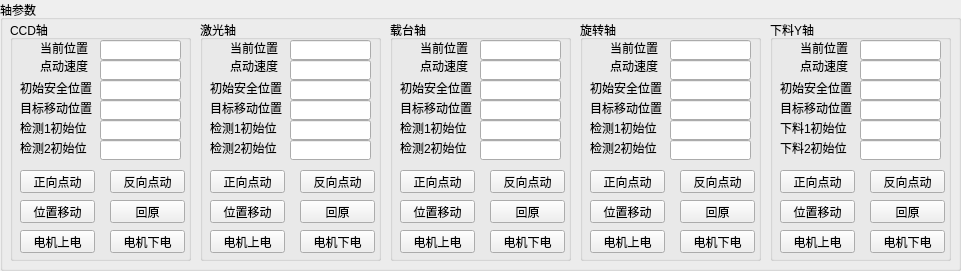
       <widget class="QGroupBox" name="groupBox">
        <property name="geometry">
         <rect>
          <x>10</x>
          <y>20</y>
          <width>961</width>
          <height>271</height>
         </rect>
        </property>
        <property name="title">
         <string>轴参数</string>
        </property>
        <widget class="QGroupBox" name="groupBox_17">
         <property name="geometry">
          <rect>
           <x>10</x>
           <y>20</y>
           <width>181</width>
           <height>241</height>
          </rect>
         </property>
         <property name="title">
          <string>CCD轴</string>
         </property>
         <widget class="QPushButton" name="pushButtonPoweroffCcd">
          <property name="geometry">
           <rect>
            <x>100</x>
            <y>210</y>
            <width>75</width>
            <height>23</height>
           </rect>
          </property>
          <property name="text">
           <string>电机下电</string>
          </property>
         </widget>
         <widget class="QLabel" name="label_6">
          <property name="geometry">
           <rect>
            <x>30</x>
            <y>20</y>
            <width>61</width>
            <height>16</height>
           </rect>
          </property>
          <property name="text">
           <string>当前位置</string>
          </property>
         </widget>
         <widget class="QLineEdit" name="lineEdit_13">
          <property name="geometry">
           <rect>
            <x>90</x>
            <y>60</y>
            <width>81</width>
            <height>20</height>
           </rect>
          </property>
         </widget>
         <widget class="QPushButton" name="pushButtonHomeCcd">
          <property name="geometry">
           <rect>
            <x>100</x>
            <y>180</y>
            <width>75</width>
            <height>23</height>
           </rect>
          </property>
          <property name="text">
           <string>回原</string>
          </property>
         </widget>
         <widget class="QPushButton" name="pushButtonPoweronCcd">
          <property name="geometry">
           <rect>
            <x>10</x>
            <y>210</y>
            <width>75</width>
            <height>23</height>
           </rect>
          </property>
          <property name="text">
           <string>电机上电</string>
          </property>
         </widget>
         <widget class="QLabel" name="label_8">
          <property name="geometry">
           <rect>
            <x>30</x>
            <y>40</y>
            <width>54</width>
            <height>12</height>
           </rect>
          </property>
          <property name="text">
           <string>点动速度</string>
          </property>
         </widget>
         <widget class="QLineEdit" name="lineEditTargetPositionCcd">
          <property name="geometry">
           <rect>
            <x>90</x>
            <y>80</y>
            <width>81</width>
            <height>20</height>
           </rect>
          </property>
         </widget>
         <widget class="QPushButton" name="pushButtonNjogCcd">
          <property name="geometry">
           <rect>
            <x>100</x>
            <y>150</y>
            <width>75</width>
            <height>23</height>
           </rect>
          </property>
          <property name="text">
           <string>反向点动</string>
          </property>
          <property name="autoRepeat">
           <bool>true</bool>
          </property>
         </widget>
         <widget class="QLineEdit" name="lineEditJogSpeedCcd">
          <property name="geometry">
           <rect>
            <x>90</x>
            <y>40</y>
            <width>81</width>
            <height>20</height>
           </rect>
          </property>
         </widget>
         <widget class="QLabel" name="label_7">
          <property name="geometry">
           <rect>
            <x>10</x>
            <y>80</y>
            <width>81</width>
            <height>16</height>
           </rect>
          </property>
          <property name="text">
           <string>目标移动位置</string>
          </property>
         </widget>
         <widget class="QPushButton" name="pushButtonPjogCcd">
          <property name="geometry">
           <rect>
            <x>10</x>
            <y>150</y>
            <width>75</width>
            <height>23</height>
           </rect>
          </property>
          <property name="text">
           <string>正向点动</string>
          </property>
          <property name="autoRepeat">
           <bool>true</bool>
          </property>
         </widget>
         <widget class="QLineEdit" name="lineEditCurPositionCcd">
          <property name="geometry">
           <rect>
            <x>90</x>
            <y>20</y>
            <width>81</width>
            <height>20</height>
           </rect>
          </property>
         </widget>
         <widget class="QLabel" name="label_16">
          <property name="geometry">
           <rect>
            <x>10</x>
            <y>60</y>
            <width>81</width>
            <height>16</height>
           </rect>
          </property>
          <property name="text">
           <string>初始安全位置</string>
          </property>
         </widget>
         <widget class="QPushButton" name="pushButtonMoveCcd">
          <property name="geometry">
           <rect>
            <x>10</x>
            <y>180</y>
            <width>75</width>
            <height>23</height>
           </rect>
          </property>
          <property name="text">
           <string>位置移动</string>
          </property>
         </widget>
         <widget class="QLineEdit" name="lineEdit_30">
          <property name="geometry">
           <rect>
            <x>90</x>
            <y>100</y>
            <width>81</width>
            <height>20</height>
           </rect>
          </property>
         </widget>
         <widget class="QLineEdit" name="lineEdit_31">
          <property name="geometry">
           <rect>
            <x>90</x>
            <y>120</y>
            <width>81</width>
            <height>20</height>
           </rect>
          </property>
         </widget>
         <widget class="QLabel" name="label">
          <property name="geometry">
           <rect>
            <x>10</x>
            <y>100</y>
            <width>71</width>
            <height>16</height>
           </rect>
          </property>
          <property name="text">
           <string>检测1初始位</string>
          </property>
         </widget>
         <widget class="QLabel" name="label_2">
          <property name="geometry">
           <rect>
            <x>10</x>
            <y>120</y>
            <width>71</width>
            <height>16</height>
           </rect>
          </property>
          <property name="text">
           <string>检测2初始位</string>
          </property>
         </widget>
        </widget>
        <widget class="QGroupBox" name="groupBox_18">
         <property name="geometry">
          <rect>
           <x>200</x>
           <y>20</y>
           <width>181</width>
           <height>241</height>
          </rect>
         </property>
         <property name="title">
          <string>激光轴</string>
         </property>
         <widget class="QPushButton" name="pushButtonNjogLaser">
          <property name="geometry">
           <rect>
            <x>100</x>
            <y>150</y>
            <width>75</width>
            <height>23</height>
           </rect>
          </property>
          <property name="text">
           <string>反向点动</string>
          </property>
          <property name="autoRepeat">
           <bool>true</bool>
          </property>
         </widget>
         <widget class="QLabel" name="label_23">
          <property name="geometry">
           <rect>
            <x>10</x>
            <y>80</y>
            <width>81</width>
            <height>16</height>
           </rect>
          </property>
          <property name="text">
           <string>目标移动位置</string>
          </property>
         </widget>
         <widget class="QLineEdit" name="lineEditCurPositionLaser">
          <property name="geometry">
           <rect>
            <x>90</x>
            <y>20</y>
            <width>81</width>
            <height>20</height>
           </rect>
          </property>
         </widget>
         <widget class="QPushButton" name="pushButtonPjogLaser">
          <property name="geometry">
           <rect>
            <x>10</x>
            <y>150</y>
            <width>75</width>
            <height>23</height>
           </rect>
          </property>
          <property name="text">
           <string>正向点动</string>
          </property>
          <property name="autoRepeat">
           <bool>true</bool>
          </property>
         </widget>
         <widget class="QPushButton" name="pushButtonHomeLaser">
          <property name="geometry">
           <rect>
            <x>100</x>
            <y>180</y>
            <width>75</width>
            <height>23</height>
           </rect>
          </property>
          <property name="text">
           <string>回原</string>
          </property>
         </widget>
         <widget class="QLineEdit" name="lineEdit_15">
          <property name="geometry">
           <rect>
            <x>90</x>
            <y>60</y>
            <width>81</width>
            <height>20</height>
           </rect>
          </property>
         </widget>
         <widget class="QLabel" name="label_24">
          <property name="geometry">
           <rect>
            <x>30</x>
            <y>40</y>
            <width>54</width>
            <height>12</height>
           </rect>
          </property>
          <property name="text">
           <string>点动速度</string>
          </property>
         </widget>
         <widget class="QLabel" name="label_25">
          <property name="geometry">
           <rect>
            <x>10</x>
            <y>60</y>
            <width>81</width>
            <height>16</height>
           </rect>
          </property>
          <property name="text">
           <string>初始安全位置</string>
          </property>
         </widget>
         <widget class="QLineEdit" name="lineEditTargetPositionLaser">
          <property name="geometry">
           <rect>
            <x>90</x>
            <y>80</y>
            <width>81</width>
            <height>20</height>
           </rect>
          </property>
         </widget>
         <widget class="QPushButton" name="pushButtonPoweroffLaser">
          <property name="geometry">
           <rect>
            <x>100</x>
            <y>210</y>
            <width>75</width>
            <height>23</height>
           </rect>
          </property>
          <property name="text">
           <string>电机下电</string>
          </property>
         </widget>
         <widget class="QLabel" name="label_26">
          <property name="geometry">
           <rect>
            <x>30</x>
            <y>20</y>
            <width>61</width>
            <height>16</height>
           </rect>
          </property>
          <property name="text">
           <string>当前位置</string>
          </property>
         </widget>
         <widget class="QPushButton" name="pushButtonMoveLaser">
          <property name="geometry">
           <rect>
            <x>10</x>
            <y>180</y>
            <width>75</width>
            <height>23</height>
           </rect>
          </property>
          <property name="text">
           <string>位置移动</string>
          </property>
         </widget>
         <widget class="QPushButton" name="pushButtonPoweronLaser">
          <property name="geometry">
           <rect>
            <x>10</x>
            <y>210</y>
            <width>75</width>
            <height>23</height>
           </rect>
          </property>
          <property name="text">
           <string>电机上电</string>
          </property>
         </widget>
         <widget class="QLineEdit" name="lineEditJogSpeedLaser">
          <property name="geometry">
           <rect>
            <x>90</x>
            <y>40</y>
            <width>81</width>
            <height>20</height>
           </rect>
          </property>
         </widget>
         <widget class="QLineEdit" name="lineEdit_32">
          <property name="geometry">
           <rect>
            <x>90</x>
            <y>120</y>
            <width>81</width>
            <height>20</height>
           </rect>
          </property>
         </widget>
         <widget class="QLineEdit" name="lineEdit_33">
          <property name="geometry">
           <rect>
            <x>90</x>
            <y>100</y>
            <width>81</width>
            <height>20</height>
           </rect>
          </property>
         </widget>
         <widget class="QLabel" name="label_3">
          <property name="geometry">
           <rect>
            <x>10</x>
            <y>100</y>
            <width>71</width>
            <height>16</height>
           </rect>
          </property>
          <property name="text">
           <string>检测1初始位</string>
          </property>
         </widget>
         <widget class="QLabel" name="label_4">
          <property name="geometry">
           <rect>
            <x>10</x>
            <y>120</y>
            <width>71</width>
            <height>16</height>
           </rect>
          </property>
          <property name="text">
           <string>检测2初始位</string>
          </property>
         </widget>
        </widget>
        <widget class="QGroupBox" name="groupBox_19">
         <property name="geometry">
          <rect>
           <x>390</x>
           <y>20</y>
           <width>181</width>
           <height>241</height>
          </rect>
         </property>
         <property name="title">
          <string>载台轴</string>
         </property>
         <widget class="QLineEdit" name="lineEditCurPositionPlatform">
          <property name="geometry">
           <rect>
            <x>90</x>
            <y>20</y>
            <width>81</width>
            <height>20</height>
           </rect>
          </property>
         </widget>
         <widget class="QPushButton" name="pushButtonPjogPlatform">
          <property name="geometry">
           <rect>
            <x>10</x>
            <y>150</y>
            <width>75</width>
            <height>23</height>
           </rect>
          </property>
          <property name="text">
           <string>正向点动</string>
          </property>
          <property name="autoRepeat">
           <bool>true</bool>
          </property>
         </widget>
         <widget class="QPushButton" name="pushButtonNjogPlatform">
          <property name="geometry">
           <rect>
            <x>100</x>
            <y>150</y>
            <width>75</width>
            <height>23</height>
           </rect>
          </property>
          <property name="text">
           <string>反向点动</string>
          </property>
          <property name="autoRepeat">
           <bool>true</bool>
          </property>
         </widget>
         <widget class="QLineEdit" name="lineEdit_19">
          <property name="geometry">
           <rect>
            <x>90</x>
            <y>60</y>
            <width>81</width>
            <height>20</height>
           </rect>
          </property>
         </widget>
         <widget class="QLabel" name="label_27">
          <property name="geometry">
           <rect>
            <x>30</x>
            <y>20</y>
            <width>61</width>
            <height>16</height>
           </rect>
          </property>
          <property name="text">
           <string>当前位置</string>
          </property>
         </widget>
         <widget class="QLineEdit" name="lineEditTargetPositionPlatform">
          <property name="geometry">
           <rect>
            <x>90</x>
            <y>80</y>
            <width>81</width>
            <height>20</height>
           </rect>
          </property>
         </widget>
         <widget class="QPushButton" name="pushButtonHomePlatform">
          <property name="geometry">
           <rect>
            <x>100</x>
            <y>180</y>
            <width>75</width>
            <height>23</height>
           </rect>
          </property>
          <property name="text">
           <string>回原</string>
          </property>
         </widget>
         <widget class="QPushButton" name="pushButtonPoweroffPlatform">
          <property name="geometry">
           <rect>
            <x>100</x>
            <y>210</y>
            <width>75</width>
            <height>23</height>
           </rect>
          </property>
          <property name="text">
           <string>电机下电</string>
          </property>
         </widget>
         <widget class="QLineEdit" name="lineEditJogSpeedPlatform">
          <property name="geometry">
           <rect>
            <x>90</x>
            <y>40</y>
            <width>81</width>
            <height>20</height>
           </rect>
          </property>
         </widget>
         <widget class="QLabel" name="label_28">
          <property name="geometry">
           <rect>
            <x>30</x>
            <y>40</y>
            <width>54</width>
            <height>12</height>
           </rect>
          </property>
          <property name="text">
           <string>点动速度</string>
          </property>
         </widget>
         <widget class="QPushButton" name="pushButtonPoweronPlatform">
          <property name="geometry">
           <rect>
            <x>10</x>
            <y>210</y>
            <width>75</width>
            <height>23</height>
           </rect>
          </property>
          <property name="text">
           <string>电机上电</string>
          </property>
         </widget>
         <widget class="QLabel" name="label_29">
          <property name="geometry">
           <rect>
            <x>10</x>
            <y>60</y>
            <width>81</width>
            <height>16</height>
           </rect>
          </property>
          <property name="text">
           <string>初始安全位置</string>
          </property>
         </widget>
         <widget class="QLabel" name="label_30">
          <property name="geometry">
           <rect>
            <x>10</x>
            <y>80</y>
            <width>81</width>
            <height>16</height>
           </rect>
          </property>
          <property name="text">
           <string>目标移动位置</string>
          </property>
         </widget>
         <widget class="QPushButton" name="pushButtonMovePlatform">
          <property name="geometry">
           <rect>
            <x>10</x>
            <y>180</y>
            <width>75</width>
            <height>23</height>
           </rect>
          </property>
          <property name="text">
           <string>位置移动</string>
          </property>
         </widget>
         <widget class="QLineEdit" name="lineEdit_34">
          <property name="geometry">
           <rect>
            <x>90</x>
            <y>120</y>
            <width>81</width>
            <height>20</height>
           </rect>
          </property>
         </widget>
         <widget class="QLabel" name="label_5">
          <property name="geometry">
           <rect>
            <x>10</x>
            <y>120</y>
            <width>71</width>
            <height>16</height>
           </rect>
          </property>
          <property name="text">
           <string>检测2初始位</string>
          </property>
         </widget>
         <widget class="QLineEdit" name="lineEdit_35">
          <property name="geometry">
           <rect>
            <x>90</x>
            <y>100</y>
            <width>81</width>
            <height>20</height>
           </rect>
          </property>
         </widget>
         <widget class="QLabel" name="label_39">
          <property name="geometry">
           <rect>
            <x>10</x>
            <y>100</y>
            <width>71</width>
            <height>16</height>
           </rect>
          </property>
          <property name="text">
           <string>检测1初始位</string>
          </property>
         </widget>
        </widget>
        <widget class="QGroupBox" name="groupBox_20">
         <property name="geometry">
          <rect>
           <x>580</x>
           <y>20</y>
           <width>181</width>
           <height>241</height>
          </rect>
         </property>
         <property name="title">
          <string>旋转轴</string>
         </property>
         <widget class="QPushButton" name="pushButtonNjogRotate">
          <property name="geometry">
           <rect>
            <x>100</x>
            <y>150</y>
            <width>75</width>
            <height>23</height>
           </rect>
          </property>
          <property name="text">
           <string>反向点动</string>
          </property>
          <property name="autoRepeat">
           <bool>true</bool>
          </property>
         </widget>
         <widget class="QLabel" name="label_31">
          <property name="geometry">
           <rect>
            <x>30</x>
            <y>20</y>
            <width>61</width>
            <height>16</height>
           </rect>
          </property>
          <property name="text">
           <string>当前位置</string>
          </property>
         </widget>
         <widget class="QLineEdit" name="lineEdit_22">
          <property name="geometry">
           <rect>
            <x>90</x>
            <y>60</y>
            <width>81</width>
            <height>20</height>
           </rect>
          </property>
         </widget>
         <widget class="QPushButton" name="pushButtonMoveRotate">
          <property name="geometry">
           <rect>
            <x>10</x>
            <y>180</y>
            <width>75</width>
            <height>23</height>
           </rect>
          </property>
          <property name="text">
           <string>位置移动</string>
          </property>
         </widget>
         <widget class="QLineEdit" name="lineEditCurPositionRotate">
          <property name="geometry">
           <rect>
            <x>90</x>
            <y>20</y>
            <width>81</width>
            <height>20</height>
           </rect>
          </property>
         </widget>
         <widget class="QPushButton" name="pushButtonHomeRotate">
          <property name="geometry">
           <rect>
            <x>100</x>
            <y>180</y>
            <width>75</width>
            <height>23</height>
           </rect>
          </property>
          <property name="text">
           <string>回原</string>
          </property>
         </widget>
         <widget class="QPushButton" name="pushButtonPjogRotate">
          <property name="geometry">
           <rect>
            <x>10</x>
            <y>150</y>
            <width>75</width>
            <height>23</height>
           </rect>
          </property>
          <property name="text">
           <string>正向点动</string>
          </property>
          <property name="autoRepeat">
           <bool>true</bool>
          </property>
         </widget>
         <widget class="QLabel" name="label_32">
          <property name="geometry">
           <rect>
            <x>10</x>
            <y>80</y>
            <width>81</width>
            <height>16</height>
           </rect>
          </property>
          <property name="text">
           <string>目标移动位置</string>
          </property>
         </widget>
         <widget class="QLabel" name="label_33">
          <property name="geometry">
           <rect>
            <x>30</x>
            <y>40</y>
            <width>54</width>
            <height>12</height>
           </rect>
          </property>
          <property name="text">
           <string>点动速度</string>
          </property>
         </widget>
         <widget class="QLineEdit" name="lineEditTargetPositionRotate">
          <property name="geometry">
           <rect>
            <x>90</x>
            <y>80</y>
            <width>81</width>
            <height>20</height>
           </rect>
          </property>
         </widget>
         <widget class="QPushButton" name="pushButtonPoweronRotate">
          <property name="geometry">
           <rect>
            <x>10</x>
            <y>210</y>
            <width>75</width>
            <height>23</height>
           </rect>
          </property>
          <property name="text">
           <string>电机上电</string>
          </property>
         </widget>
         <widget class="QPushButton" name="pushButtonPoweroffRotate">
          <property name="geometry">
           <rect>
            <x>100</x>
            <y>210</y>
            <width>75</width>
            <height>23</height>
           </rect>
          </property>
          <property name="text">
           <string>电机下电</string>
          </property>
         </widget>
         <widget class="QLabel" name="label_34">
          <property name="geometry">
           <rect>
            <x>10</x>
            <y>60</y>
            <width>81</width>
            <height>16</height>
           </rect>
          </property>
          <property name="text">
           <string>初始安全位置</string>
          </property>
         </widget>
         <widget class="QLineEdit" name="lineEditJogSpeedRotate">
          <property name="geometry">
           <rect>
            <x>90</x>
            <y>40</y>
            <width>81</width>
            <height>20</height>
           </rect>
          </property>
         </widget>
         <widget class="QLineEdit" name="lineEdit_36">
          <property name="geometry">
           <rect>
            <x>90</x>
            <y>100</y>
            <width>81</width>
            <height>20</height>
           </rect>
          </property>
         </widget>
         <widget class="QLabel" name="label_40">
          <property name="geometry">
           <rect>
            <x>10</x>
            <y>120</y>
            <width>71</width>
            <height>16</height>
           </rect>
          </property>
          <property name="text">
           <string>检测2初始位</string>
          </property>
         </widget>
         <widget class="QLineEdit" name="lineEdit_37">
          <property name="geometry">
           <rect>
            <x>90</x>
            <y>120</y>
            <width>81</width>
            <height>20</height>
           </rect>
          </property>
         </widget>
         <widget class="QLabel" name="label_41">
          <property name="geometry">
           <rect>
            <x>10</x>
            <y>100</y>
            <width>71</width>
            <height>16</height>
           </rect>
          </property>
          <property name="text">
           <string>检测1初始位</string>
          </property>
         </widget>
        </widget>
        <widget class="QGroupBox" name="groupBox_21">
         <property name="geometry">
          <rect>
           <x>770</x>
           <y>20</y>
           <width>181</width>
           <height>241</height>
          </rect>
         </property>
         <property name="title">
          <string>下料Y轴</string>
         </property>
         <widget class="QPushButton" name="pushButtonNjogUnload">
          <property name="geometry">
           <rect>
            <x>100</x>
            <y>150</y>
            <width>75</width>
            <height>23</height>
           </rect>
          </property>
          <property name="text">
           <string>反向点动</string>
          </property>
          <property name="autoRepeat">
           <bool>true</bool>
          </property>
         </widget>
         <widget class="QPushButton" name="pushButtonMoveUnload">
          <property name="geometry">
           <rect>
            <x>10</x>
            <y>180</y>
            <width>75</width>
            <height>23</height>
           </rect>
          </property>
          <property name="text">
           <string>位置移动</string>
          </property>
         </widget>
         <widget class="QPushButton" name="pushButtonPjogUnload">
          <property name="geometry">
           <rect>
            <x>10</x>
            <y>150</y>
            <width>75</width>
            <height>23</height>
           </rect>
          </property>
          <property name="text">
           <string>正向点动</string>
          </property>
          <property name="autoRepeat">
           <bool>true</bool>
          </property>
         </widget>
         <widget class="QLabel" name="label_35">
          <property name="geometry">
           <rect>
            <x>30</x>
            <y>40</y>
            <width>54</width>
            <height>12</height>
           </rect>
          </property>
          <property name="text">
           <string>点动速度</string>
          </property>
         </widget>
         <widget class="QLineEdit" name="lineEditJogSpeedUnload">
          <property name="geometry">
           <rect>
            <x>90</x>
            <y>40</y>
            <width>81</width>
            <height>20</height>
           </rect>
          </property>
         </widget>
         <widget class="QLabel" name="label_36">
          <property name="geometry">
           <rect>
            <x>30</x>
            <y>20</y>
            <width>61</width>
            <height>16</height>
           </rect>
          </property>
          <property name="text">
           <string>当前位置</string>
          </property>
         </widget>
         <widget class="QPushButton" name="pushButtonPoweroffUnload">
          <property name="geometry">
           <rect>
            <x>100</x>
            <y>210</y>
            <width>75</width>
            <height>23</height>
           </rect>
          </property>
          <property name="text">
           <string>电机下电</string>
          </property>
         </widget>
         <widget class="QPushButton" name="pushButtonHomeUnload">
          <property name="geometry">
           <rect>
            <x>100</x>
            <y>180</y>
            <width>75</width>
            <height>23</height>
           </rect>
          </property>
          <property name="text">
           <string>回原</string>
          </property>
         </widget>
         <widget class="QLineEdit" name="lineEditCurPositionUnload">
          <property name="geometry">
           <rect>
            <x>90</x>
            <y>20</y>
            <width>81</width>
            <height>20</height>
           </rect>
          </property>
         </widget>
         <widget class="QLineEdit" name="lineEditTargetPositionUnload">
          <property name="geometry">
           <rect>
            <x>90</x>
            <y>80</y>
            <width>81</width>
            <height>20</height>
           </rect>
          </property>
         </widget>
         <widget class="QPushButton" name="pushButtonPoweronUnload">
          <property name="geometry">
           <rect>
            <x>10</x>
            <y>210</y>
            <width>75</width>
            <height>23</height>
           </rect>
          </property>
          <property name="text">
           <string>电机上电</string>
          </property>
         </widget>
         <widget class="QLabel" name="label_37">
          <property name="geometry">
           <rect>
            <x>10</x>
            <y>60</y>
            <width>81</width>
            <height>16</height>
           </rect>
          </property>
          <property name="text">
           <string>初始安全位置</string>
          </property>
         </widget>
         <widget class="QLineEdit" name="lineEdit_29">
          <property name="geometry">
           <rect>
            <x>90</x>
            <y>60</y>
            <width>81</width>
            <height>20</height>
           </rect>
          </property>
         </widget>
         <widget class="QLabel" name="label_38">
          <property name="geometry">
           <rect>
            <x>10</x>
            <y>80</y>
            <width>81</width>
            <height>16</height>
           </rect>
          </property>
          <property name="text">
           <string>目标移动位置</string>
          </property>
         </widget>
         <widget class="QLineEdit" name="lineEdit_38">
          <property name="geometry">
           <rect>
            <x>90</x>
            <y>120</y>
            <width>81</width>
            <height>20</height>
           </rect>
          </property>
         </widget>
         <widget class="QLabel" name="label_42">
          <property name="geometry">
           <rect>
            <x>10</x>
            <y>100</y>
            <width>71</width>
            <height>16</height>
           </rect>
          </property>
          <property name="text">
           <string>下料1初始位</string>
          </property>
         </widget>
         <widget class="QLineEdit" name="lineEdit_39">
          <property name="geometry">
           <rect>
            <x>90</x>
            <y>100</y>
            <width>81</width>
            <height>20</height>
           </rect>
          </property>
         </widget>
         <widget class="QLabel" name="label_43">
          <property name="geometry">
           <rect>
            <x>10</x>
            <y>120</y>
            <width>71</width>
            <height>16</height>
           </rect>
          </property>
          <property name="text">
           <string>下料2初始位</string>
          </property>
         </widget>
        </widget>
       </widget>
